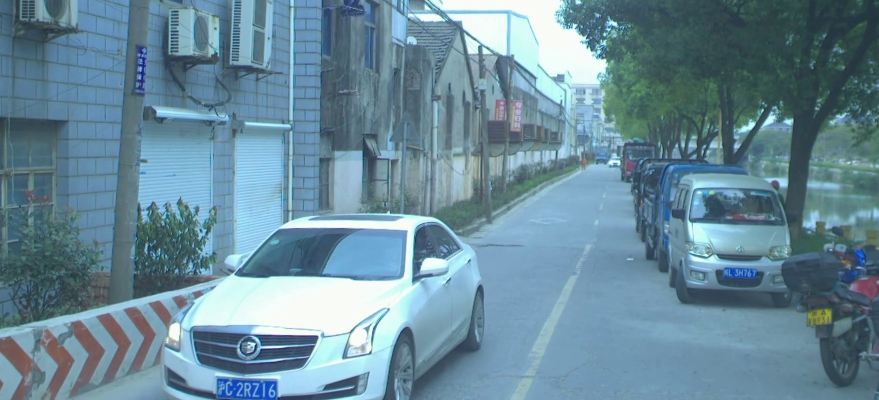
#> input picture data/stereo/left_camera_view.jpg, 879 x 400 px, found by its file name
$ python affine_transforms.py
#> lines starting #> are read from the running program, lines starting #| are printed output that depends on the picture
import cv2
import numpy as np

left_view = cv2.imread('data/stereo/left_camera_view.jpg')
#> left_view is the input picture: shape (400, 879, 3); mean B, G, R 153.7, 138.2, 105.1
cv2.imshow('left_view', left_view)

right_view = cv2.imread('data/stereo/right_camera_view.jpg')
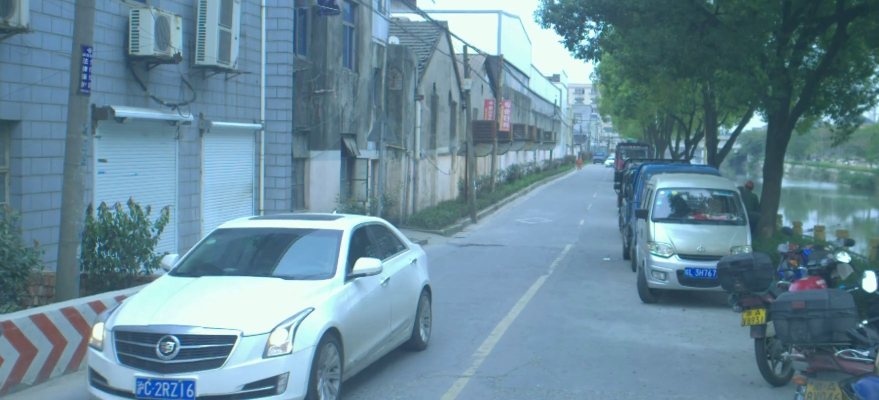
#> input picture data/stereo/right_camera_view.jpg, 879 x 400 px, found by its file name
#> right_view is the input picture: shape (400, 879, 3); mean B, G, R 153.2, 137.5, 104.6
cv2.imshow('right_view', right_view)

left_shape = left_view.shape
#> left_shape = (400, 879, 3)
right_shape = right_view.shape
#> right_shape = (400, 879, 3)

print(left_shape)
#| (400, 879, 3)
# Using homogeneous coordinates to represent 2D point (x, y) as 3D point(x', y', z')
# so that to go from 3D to 2D point we must do (x' / z', y' / z')

# Translation.
# Matrix requires so that (x, y, 1) -> (x + t2, y + t1, 1) is :
t1 = 50
t2 = 50

# Note, matrix is premultiplied (i.e lies on the left of vector, so vector is column vector here.)
# It is negated here because the (x, y) of translated image = source_image(x + t2, y + t1), so for visual appeal negating t2 and t1 (will be changed in future)
translation_matrix = np.array([[1, 0, -t2], [0, 1, -t1], [0, 0, 1]])

translated_image = left_view.copy()
for i in range(0, left_shape[0]):
    for j in range(0, left_shape[1]):
        homogeneous_coord = [i, j, 1]
        coord = translation_matrix.dot(homogeneous_coord)
        coord = coord[0:2]
        if coord[0] < 0 or coord[0] >= translated_image.shape[0] or coord[1] < 0 or coord[1] >= translated_image.shape[1]:
            translated_image[i, j, 0] = 0
            translated_image[i, j, 1] = 0
            translated_image[i, j, 2] = 0
            continue


        translated_image[i, j, 0] = left_view[int(coord[0]), int(coord[1]), 0]
        translated_image[i, j, 1] = left_view[int(coord[0]), int(coord[1]), 1]
        translated_image[i, j, 2] = left_view[int(coord[0]), int(coord[1]), 2]
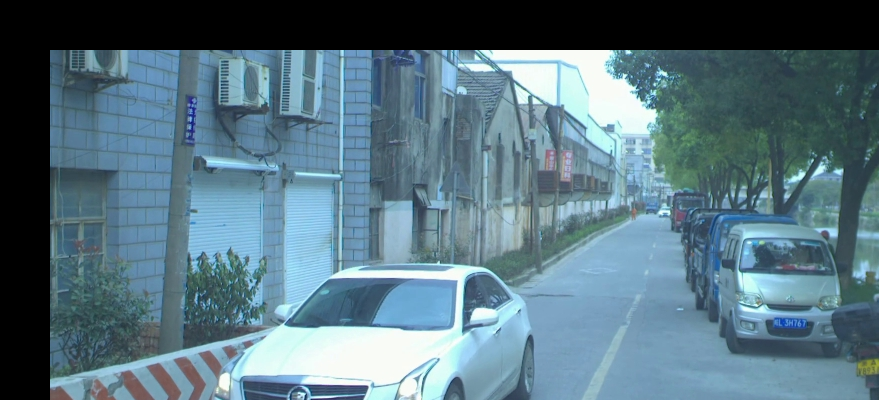
#> translated_image: shape (400, 879, 3); mean B, G, R 128.1, 115.6, 87.9

cv2.imshow('translated image where t1 = ' + str(t1) + ', t2 = ' + str(t2), translated_image)

# Scaling
s1 = 3
s2 = 3

# Scaling matrix is required so it takes (x, y, 1) to (xs1, ys2, 1). Matrix for this is :
scaling_matrix = np.array([[s1, 0, 0], [0, s2, 0], [0, 0, 1]]) # Column vector required.


scaled_image = left_view.copy()
scaled_image = cv2.resize(scaled_image, (int(left_shape[1] * s1), int(left_shape[0] *  s2)))
print(scaled_image.shape)
#| (1200, 2637, 3)

for i in range(0, left_shape[0]):
    for j in range(0, left_shape[1]):
        homogeneous_coord = [i, j, 1]
        coord = scaling_matrix.dot(homogeneous_coord)
        coord = coord[0:2]
        if coord[0] < 0 or coord[0] >= scaled_image.shape[0] or coord[1] < 0 or coord[1] >= scaled_image.shape[1]:
            scaled_image[i, j, 0] = 0
            scaled_image[i, j, 1] = 0
            scaled_image[i, j, 2] = 0
            continue


        scaled_image[int(coord[0]), int(coord[1]), 0] = left_view[i, j, 0]
        scaled_image[int(coord[0]), int(coord[1]), 1] = left_view[i, j, 1]
        scaled_image[int(coord[0]), int(coord[1]), 2] = left_view[i, j, 2]
#> scaled_image: shape (1200, 2637, 3); mean B, G, R 153.6, 138.1, 105

cv2.imshow('scaled image where s1 = ' + str(s1) + ', s2 = ' + str(s2), scaled_image)

downscaled_image = cv2.resize(scaled_image, (left_shape[1], left_shape[0]))
cv2.imshow('downscaled image', downscaled_image)

# Rotation around z axis by theta degree CCW
theta = np.deg2rad(10)
rotation_matrix = np.array([[np.cos(theta), -np.sin(theta), 0], [np.sin(theta), np.cos(theta), 0], [0, 0, 1]])

rotated_image = left_view.copy()
for i in range(0, left_shape[0]):
    for j in range(0, left_shape[1]):
        homogeneous_coord = [i, j, 1]
        coord = rotation_matrix.dot(homogeneous_coord)
        coord = coord[0:2]
        if coord[0] < 0 or coord[0] >= left_shape[0] or coord[1] < 0 or coord[1] >= left_shape[1]:
            rotated_image[i, j, 0] = 0
            rotated_image[i, j, 1] = 0
            rotated_image[i, j, 2] = 0
            continue


        rotated_image[i, j, 0] = left_view[int(coord[0]), int(coord[1]), 0]
        rotated_image[i, j, 1] = left_view[int(coord[0]), int(coord[1]), 1]
        rotated_image[i, j, 2] = left_view[int(coord[0]), int(coord[1]), 2]
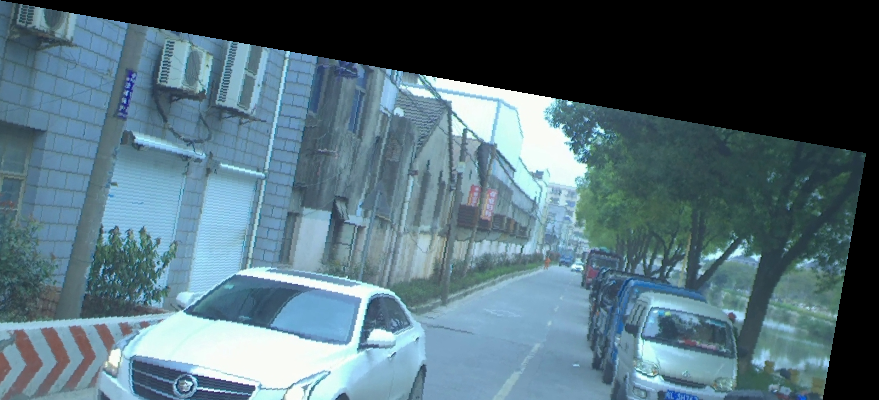
#> rotated_image: shape (400, 879, 3); mean B, G, R 120.4, 109.1, 83.1


cv2.imshow('rotated left view angle = ' + str(theta), rotated_image)

cv2.waitKey()
